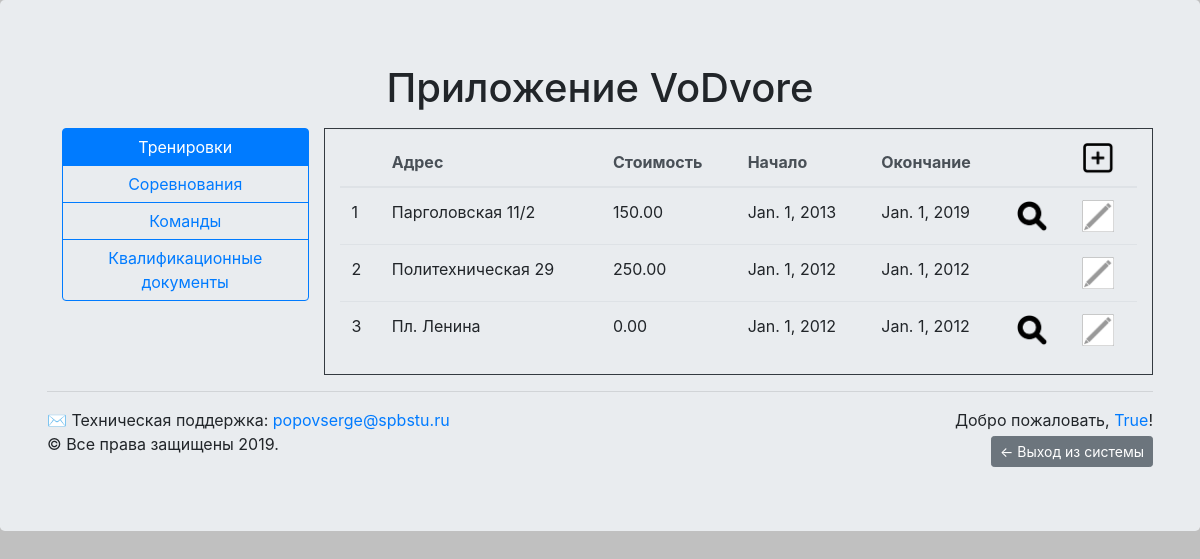
The page /trainingApp/ (signed in) on the database its author committed.
### mainApp/models.py (models this page shows)
class training(models.Model):
    creator = models.ForeignKey(user, null=True, on_delete=models.SET_NULL)
    team = models.ForeignKey(team, null=True, on_delete=models.SET_NULL)
    date_begin = models.DateField()
    date_end = models.DateField()
    place_address = models.CharField(max_length=255)
    cost = models.DecimalField(max_digits=13, decimal_places=2)

### mainApp/admin.py (the view)
    def wrapper(request):
        auth = False
        if 'Authenticated' in request.session:
            auth = request.session['Authenticated']
        if not auth:
            return redirect("login")
        return view_function(request)

### mainApp/admin.py (called while the page is built)
def login_required(view_function):
    def wrapper(request):
        auth = False
        if 'Authenticated' in request.session:
            auth = request.session['Authenticated']
        if not auth:
            return redirect("login")
        return view_function(request)
    return wrapper

### trainingApp/templates/trainingApp/trainingList.html (shortened to what this page needs)
{% extends "mainApp/tablewrapper.html" %}
{% block head %}
{% load static %}
{% endblock %}
{% block side_menu %}
    <div class="btn-group-vertical">
        <a href="/trainingApp" id="btn_training" class="btn btn-primary">
            Тренировки
        </a>
        <a href="/" id="btn_competition" class="btn btn-outline-primary">
            Соревнования
        </a>
        <a href="/" id="btn_teams" class="btn btn-outline-primary">
            Команды
        </a>
        <a href="/" id="btn_qualification_documents" class="btn btn-outline-primary">
            Квалификационные документы
        </a>
    </div>
{% endblock %}
{% block table_view %}
<table class="table">
    <thead class="thead-light">
        <tr>
            <th scope="col"></th>
            <th scope="col">Адрес</th>
            <th scope="col">Стоимость</th>
            <th scope="col">Начало</th>
            <th scope="col">Окончание</th>
            <th scope="col"></th>
            <th scope="col">
                {% if user_type == 1%}
                    <a href="#" onclick='add_training()'>
                        <img alt="plus" width="32" height="32" src="{% static 'image/plus.png' %}" />
                    </a>
                {% endif %}
            </th>
        </tr>
    </thead>
    {% for item in training_list_full %}
    <tr>
        <td scope="row">{{ item.id }}</td>
        <td>{{ item.place_address }}</td>
        <td>{{ item.cost }}</td>
        <td>{{ item.date_begin }}</td>
        <td>{{ item.date_end }}</td>
        <td>
            {% if item in training_list_individual or item in training_list_team%}
                <a href="#">
                    <img alt="magnifier" width="32" height="32" src="{% static 'image/magnifier.png' %}"
                        trid="{{ item.id }}"
                        trind="{% if item in training_list_individual %} true {% else %} false {% endif %}"
                        onclick='view_training(this.getAttribute("trid"), this.getAttribute("trind") )' />
                </a>
            {% endif %}
        </td>
        <td>
            {% if item in training_list_owner %}
                <a href="#">
                    <img alt="pencil" width="32" height="32" src="{% static 'image/pencil.png' %}"
                    trid="{{ item.id }}"
                    onclick='edit_training(this.getAttribute("trid") )' />
                </a>
            {% endif %}
        </td>
    </tr>
    {% endfor %}
</table>
{% endblock %}

### mainApp/templates/mainApp/tablewrapper.html (shortened to what this page needs)
{% extends "mainApp/wrapper.html" %}
{% block head %}
{% load static %}
{% endblock %}
{% block content %}
{% load static %}
<div class="container">
    <div class="row">
        <div class="col-sm border-0">
            {% block side_menu %}
            {% endblock %}
        </div>
        <div class="col-9 border border-dark">
            {% block table_view %}
            {% endblock %}
        </div>
    </div>
</div>
{% endblock %}

### mainApp/templates/mainApp/wrapper.html (shortened to what this page needs)
<!DOCTYPE html>
<html lang="en">
<head>
    {% load static %}
    <link rel="stylesheet" href="{% static 'css/bootstrap.min.css' %}" type="text/css" >
</head>
<body style="background: silver">
    <div class="jumbotron">
        <div class="container">
            <h1 class="text-center">{% include "mainApp/includes/app_title.html" %}</h1>
            {% block content %}
            {% endblock %}
        </div>
        <div class="container">
            <hr />
            <div class="row  d-flex flex-row justify-content-between">
                <div class="col">
                        &#9993; Техническая поддержка:
                        <a href="mailto:popovserge@spbstu.ru" target="blank">
                            popovserge@spbstu.ru
                        </a>
                        <br />
                        &copy; Все права защищены 2019.
                    </div>
                <div class="col" style="text-align: right;">
                        {% if request.session.Authenticated %}
                            Добро пожаловать, <a href="#">{{request.session.Login | safe }}</a>!
                            <br />
                            <a href="/logout" class="btn mt-1 btn-secondary btn-sm">&LeftArrow; Выход из системы</a>
                        {% endif %}
                </div>
            </div>
        </div>
    </div>
</body>
</html>

### mainApp/templates/mainApp/includes/app_title.html
<p>Приложение VoDvore</p>

### trainingApp/templates/trainingApp/modal/modalEditIndividualDialog.html (shortened to what this page needs)
                                {% load static %}

### rows shown on the page
training: id "1", place_address "Парголовская 11/2", cost "150.00", date_begin "Jan. 1, 2013", date_end "Jan. 1, 2019"
training: id "2", place_address "Политехническая 29", cost "250.00", date_begin "Jan. 1, 2012", date_end "Jan. 1, 2012"
training: id "3", place_address "Пл. Ленина", cost "0.00", date_begin "Jan. 1, 2012", date_end "Jan. 1, 2012"

### other values the page prints
{{ request.session.Login | safe }} "True"
